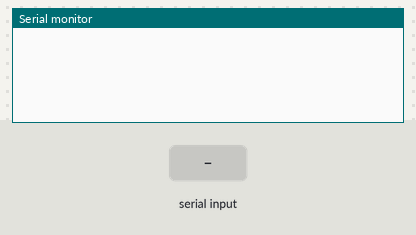
Simulated run of this sketch. Board: ESP8266 (NodeMCU). Parts: the last lines printed to the serial monitor. The inputs (shaded band) are chosen by the test bench. WiFi joins after 1.5 s; servers stay silent unless stated; EEPROM starts erased.

Above: at 1.2 s.
1.3 s: "config\n" received over Serial
At 1.7 s:
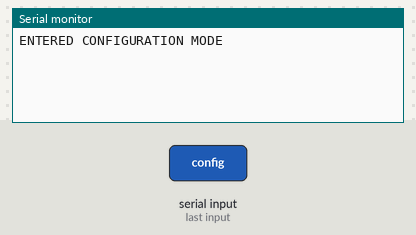
2.8 s: "S:DEVICE CONNECTED\n" received over Serial
At 3.4 s:
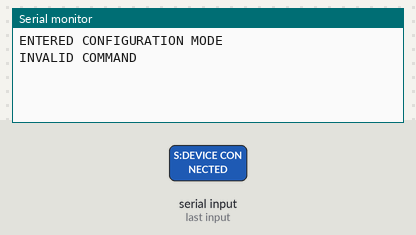
4.3 s: "activate\n" received over Serial
At 5.5 s:
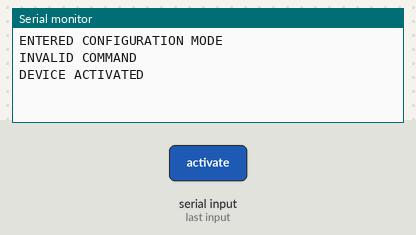

Measured:
- after the input at 1.3 s, the serial monitor: prints a new line at once (image 1)
- after the input at 2.8 s, the serial monitor: prints a new line at once (image 2)
- after the input at 4.3 s, the serial monitor: prints a new line at once (image 3)

The sketch:

web_socket_eeprom_uart_plus_pin_module.ino
```cpp
#include <EEPROM.h>
#include <ArduinoWebsockets.h>
#include <ESP8266WiFi.h>

//INFO STRING
String ws_link_str;
String auth_key_str;

//FLAGS
boolean cnfg=false;
boolean wcon=false;
boolean wscon=false;
boolean dcon=false;
boolean rcon=false;

//PROCESS CONTROL
boolean ping_flg=true;
boolean ping_chk=false;
long con_to=500;
long ping_send_to=10000;
long ping_rec_wait=2000;
long snp;

//ADDRESS
boolean stat_actv;
int code,actv,base,wssid,wkey,wslink,authkey;
int li;

//PIN DATA
String pin_name[10];
int pstor[10];
char pddr[10];
char pset[10];

using namespace websockets;
WebsocketsClient clnt;

void onMessageCallback(WebsocketsMessage message)
{
    String msg=message.data();
    if(msg.charAt(0)=='D')
    {
      if(msg.charAt(2)=='P'&&msg.charAt(3)==':')
      {
        pinControl(msg.substring(2));
      }
      if(!cnfg)
      {
        msg=msg.substring(2);
      }
      Serial.println(msg);
    }
    else if(msg.charAt(0)=='S')
    {
      if(cnfg)
      {
        Serial.println(msg);
      }
      if(msg.equals("S:DEVICE CONNECTED"))
      {
        dcon=true;
      }
      else if(msg.equals("S:ACCESS DENIED"))
      {
        dcon=false;
      }
      else if(msg.equals("S:REMOTE ONLINE"))
      {
        rcon=true;
      }
      else if(msg.equals("S:REMOTE OFFLINE")||msg.equals("S:REMOTE NOT CONNECTED"))
      {
        rcon=false;
      }
      else if(msg.equals("S:SERVER ONLINE"))
      {
        ping_chk=true;
      }
    }
}

void onEventsCallback(WebsocketsEvent event, String data)
{
    if(event == WebsocketsEvent::ConnectionOpened)
    {
      wscon=true;
      if(cnfg)
      {
        Serial.println("S:SERVER ONLINE");
      }
      clnt.send(auth_key_str);
    }
    else if(event == WebsocketsEvent::ConnectionClosed)
    {
      wscon=false;
      if(cnfg)
      {
        Serial.println("S:SERVER OFFLINE");
      }
    }
}

void setup()
{
  initPinData();
  Serial.begin(115200);
  EEPROM.begin(128);
  initAddress();
  checkCode();
  checkActive();
  clnt.onMessage(onMessageCallback);
  clnt.onEvent(onEventsCallback);
  ws_link_str=loadWSLink();
  auth_key_str=loadAuthKey();
}

void loop()
{
  if(stat_actv)
  {
    wcon=(WiFi.status()==WL_CONNECTED);
    delay(500);
    if(wcon)
    {
      if(wscon)
      {
        clnt.poll();
        if(ping_flg&&((millis()-snp)>=ping_send_to))
        {
          updateSnapTime();
          clnt.send("P#@");
          ping_flg=false;
          ping_chk=false;
          clnt.poll();
          if(!dcon)
          {
            clnt.send(auth_key_str);
          }
        }
        if(!ping_flg)
        {
          if(ping_chk)
          {
            ping_flg=true;
          }
          else if((millis()-snp)>=ping_rec_wait)
          {
            updateSnapTime();
            wscon=false;
            ping_flg=true;
          }
        }
      }
      else
      {
        ping_flg=true;
        dcon=false;
        rcon=false;
        if((millis()-snp)>=con_to)
        {
          clnt.connect(ws_link_str);
          updateSnapTime();
        }
      }
    }
  }
  else
  {
    wscon=false;
    dcon=false;
    rcon=false;
  }
  serialEvent();
}

void initAddress()
{
  code=0;
  actv=1;
  base=2;
  wssid=base;
  wkey=wssid+20+1;
  wslink=wkey+30+1;
  authkey=wslink+50+1;
}

void cmd(String a)
{
  if(!cnfg)
  {
    if(a.equals("config"))
    {
      cnfg=true;
      Serial.println("ENTERED CONFIGURATION MODE");
      return;
    }
    clnt.send(a);
    return;
  }
  if(a.indexOf("D:")==0)
  {
    clnt.send(a.substring(2));
  }
  else if(a.equals("activate"))
  {
    ON();
    Serial.println("DEVICE ACTIVATED");
  }
  else if(a.equals("deactivate"))
  {
    OFF();
    Serial.println("DEVICE DEACTIVATED");
  }
  else if(a.indexOf("set#wifi:")!=-1&&(li=a.lastIndexOf("@"))!=-1)
  {
    setWFID(a.substring(9,li));
    setKey(a.substring(li+1));
    Serial.println("WIFI SSID KEY UPDATED");
  }
  else if(a.equals("get#wifi"))
  {
    Serial.println("SSID :- "+loadWFID()+"### KEY :- "+loadKey());
  }
  else if(a.indexOf("set#authkey:")!=-1)
  {
    setAuthKey(a.substring(12));
    Serial.println("AUTHENTICATION KEY UPDATED");
  }
  else if(a.equals("get#authkey"))
  {
    Serial.println("AUTHENTICATION KEY :- "+loadAuthKey());
  }
  else if(a.indexOf("set#wslink:")!=-1)
  {
    setWSLink(a.substring(11));
    Serial.println("WS LINK UPDATED");
  }
  else if(a.equals("get#wslink"))
  {
    Serial.println("WS LINK :- "+loadWSLink());
  }
  else if(a.equals("erase"))
  {
    erase();
    Serial.println("DEVICE SET TO DEFAULT");
  }
  else if(a.equals("exit"))
  {
    cnfg=false;
    Serial.println("CONFIGURATION MODE EXIT");
  }
  else
  {
    Serial.println("INVALID COMMAND");
  }
}

void ON()
{
  WiFi.mode(WIFI_STA);
  WiFi.begin(loadWFID(),loadKey());
  setActive(true);
}

void OFF()
{
  WiFi.mode(WIFI_OFF);
  setActive(false);
}

void updateSnapTime()
{
  snp=millis();
}

void erase()
{
  OFF();
  setWFID("xyz");
  setKey("123456789");
  setAuthKey("IR1234567");
  setWSLink("ws://localhost:8080/");
}

void checkCode()
{
  if(getCode()!='W')
  {
    setCode();
  }
}

void checkActive()
{
  stat_actv=getActive();
  if(stat_actv)
  {
    ON();
  }
  else
  {
    OFF();
  }
}
//#############################################################################################
void initPinData()
{
  int i;
  for(i=0;i<10;i++)
  {
    pddr[i]='X';
    pset[i]='X';
  }
  pstor[0]=D0;
  pstor[1]=D1;
  pstor[2]=D2;
  pstor[3]=D3;
  pstor[4]=D4;
  pstor[5]=D5;
  pstor[6]=D6;
  pstor[7]=D7;
  pstor[8]=D8;
  pstor[9]=A0;
  pin_name[0]="D0";
  pin_name[1]="D1";
  pin_name[2]="D2";
  pin_name[3]="D3";
  pin_name[4]="D4";
  pin_name[5]="D5";
  pin_name[6]="D6";
  pin_name[7]="D7";
  pin_name[8]="D8";
  pin_name[9]="A0";
}

void pinControl(String a)
{
  int len;
  int pnum;
  int indx;
  unsigned int pval;
  String pstr;
  len=a.length();
  if(len==3&&a.equals("P:#"))
  {
    pstr="P:#";
    for(pnum=0;pnum<10;pnum++)
    {
      pstr+=pddr[pnum];
    }
    pstr+="@";
    for(pnum=0;pnum<10;pnum++)
    {
      pstr+=pset[pnum];
    }
    clnt.send(pstr);
    return;
  }
  //pin selector
  if(a.charAt(2)=='D'&&(a.charAt(3)>='0'&&a.charAt(3)<='8'))
  {
    indx=a.charAt(3)-'0';
    pnum=pstor[indx];
  }
  else if(a.charAt(2)=='A'&&a.charAt(3)=='0')
  {
    indx=9;
    pnum=pstor[indx];
  }
  else
  {
    clnt.send("P:PIN INVALID");
    return;
  }
  if(len==4&&a.charAt(4)=='I')
  {
    pinMode(pnum,INPUT);
    pddr[indx]='I';
    clnt.send("P:"+pin_name[indx]+"SET TO INPUT");
  }
  else if(len==5&&a.charAt(4)=='O')
  {
    pinMode(pnum,OUTPUT);
    pddr[indx]='O';
    clnt.send("P:"+pin_name[indx]+"SET TO OUTPUT");
  }
  else if(len==5&&a.charAt(4)=='H')
  {
    digitalWrite(pnum,HIGH);
    pset[indx]='H';
    clnt.send("P:"+pin_name[indx]+"SET TO HIGH");
  }
  else if(len==5&&a.charAt(4)=='L')
  {
    digitalWrite(pnum,LOW);
    pset[indx]='L';
    clnt.send("P:"+pin_name[indx]+"SET TO LOW");
  }
  else if(len==8&&a.charAt(4)=='A')
  {
    pval=digit3(a.charAt(5),a.charAt(6),a.charAt(7));
    analogWrite(pnum,pval);
    pset[indx]='P';
    clnt.send("P:"+pin_name[indx]+"SET TO "+a.substring(5));
  }
  else if(len>5&&a.charAt(4)=='R')
  {
    if(len==6&&a.charAt(5)=='D')
    {
      pval=digitalRead(pnum);
      clnt.send("P:"+pin_name[indx]+((pval==HIGH)?":HIGH":":LOW"));
    }
    else if(len==6&&a.charAt(5)=='A')
    {
      pval=analogRead(pnum);
      clnt.send("P:"+pin_name[indx]+":"+zeroAppend(pval,(indx==9)?4:3));
    }
    else if(len>6&&a.charAt(5)=='P')
    {
      if(a.charAt(6)=='H')
      {
        if(len>=9&&a.charAt(7)=='T')
        {
          pval=pulseIn(pnum,HIGH,digitTime(a.substring(8)));
        }
        else
        {
          pval=pulseIn(pnum,HIGH);
        }
        clnt.send("P:"+pin_name[indx]+":"+String(pval));
      }
      else if(a.charAt(6)=='L')
      {
        if(len>=9&&a.charAt(7)=='T')
        {
          pval=pulseIn(pnum,LOW,digitTime(a.substring(8)));
        }
        else
        {
          pval=pulseIn(pnum,LOW);
        }
        clnt.send("P:"+pin_name[indx]+":"+String(pval));
      }
      else
      {
        clnt.send("P:INVALID PIN COMMAND");
      }
    }
  }
  else
  {
    clnt.send("P:INVALID PIN COMMAND");
  }
}
//#############################################################################################
//code
void setCode()
{
  EEPROM.put(code,'W');
  EEPROM.commit();
  erase();
}

char getCode()
{
  char ccd;
  EEPROM.get(code,ccd);
  return ccd;
}

//actv
void setActive(boolean a)
{
  stat_actv=a;
  char actv_c;
  if(a)
  {
    actv_c='1';
  }
  else
  {
    actv_c='0';
  }
  EEPROM.put(actv,actv_c);
  EEPROM.commit();
}

boolean getActive()
{
  char actv_c;
  EEPROM.get(actv,actv_c);
  return (actv_c=='1');
}

//wifi id password
void setWFID(String a)
{
  int dlen=a.length();
  if(dlen>1&&dlen<=20)
  {
    writeString(wssid,a);
  }
}

String loadWFID()
{
  return fetchString(wssid);
}

void setKey(String a)
{
  int dlen=a.length();
  if(dlen>=8&&dlen<=30)
  {
    writeString(wkey,a);
  }
}

String loadKey()
{
  return fetchString(wkey);
}

//auth key

void setAuthKey(String a)
{
  int dlen=a.length();
  if(dlen=9)
  {
    writeString(authkey,a);
    auth_key_str=a;
  }
}

String loadAuthKey()
{
  return fetchString(authkey);
}

//wslink
void setWSLink(String a)
{
  int dlen=a.length();
  if(dlen>=10&&dlen<=50)
  {
    writeString(wslink,a);
    ws_link_str=a;
  }
}

String loadWSLink()
{
  return fetchString(wslink);
}
//#############################################################################################
void serialEvent()
{
  String m="";
  char c='\0';
  while(Serial.available()>0)
  {
    delay(1);
    c=Serial.read();
    if(c=='\n'||c=='\r')
    {
      continue;
    }
    m+=c;
  }
  if(m=="")
  {
    return;
  }
  cmd(m);
}
//#############################################################################################
String zeroAppend(int a,int b)
{
  String tmp="";
  int i;
  char c;
  for(i=1;i<=b;i++)
  {
    c=(char)((a%10)+'0');
    tmp=c+tmp;
    a/=10;
  }
  return tmp;
}

int digit2(char a,char b)
{
  return (((a-'0')*10)+(b-'0'));
}

int digit3(char a,char b,char c)
{
  return (((a-'0')*100)+((b-'0')*10)+(c-'0'));
}

unsigned long digitTime(String a)
{
  unsigned long sum=0;
  int tlen=a.length();
  int i;
  unsigned long multiplier=1;
  for(i=tlen-1;i>=0;i--)
  {
    sum+=(a.charAt(i)-'0')*multiplier;
    multiplier*=10;
  }
  return sum;
}
//#############################################################################################
void writeString(int a,String b)
{
  uint8_t alen=b.length();
  EEPROM.put(a,alen);
  for(int i=0;i<alen;i++)
  {
    char c=b.charAt(i);
    EEPROM.put(a+1+i,c);
  }
  EEPROM.commit();
}

String fetchString(int b)
{
  String tmp="";
  uint8_t alen;
  EEPROM.get(b,alen);
  for(int i=0;i<alen;i++)
  {
    char c;
    EEPROM.get(b+1+i,c);
    tmp+=c;
  }
  return tmp;
}
```
